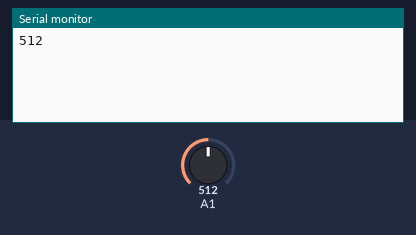
Recording of a sketch running on a simulated Arduino Uno, built for the host (arithmetic inside an expression is 32-bit, double 64-bit). On the bench: the last lines printed to the serial monitor. The test bench sets the inputs (shaded band); at power-on: A1 = 512 (analog values on the 0–1023 scale).

Above: at 2.2 s.
2.3 s: A1 set to 716
At 4.0 s:
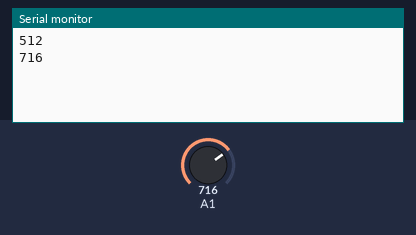
4.3 s: A1 set to 900
At 5.5 s:
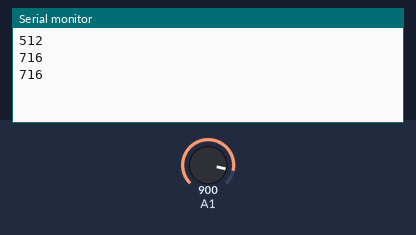
Timing chart, 0 to 7.3 s (numbered marks = the images above; inputs shaded):
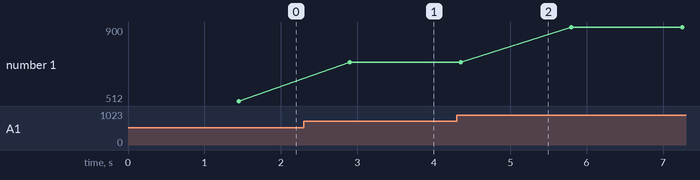

Measured:
- after the input at 2.3 s, the serial monitor: prints a new line after 0.60 s (image 1)
- plotted number 1: 512 → 716 after the input at 2.3 s, 716 → 900 after the input at 4.3 s

The sketch:

433mhz_esp32_transmitter-ntc.ino
```cpp
#include <Wire.h>
#include <RCSwitch.h>

RCSwitch rfsense = RCSwitch();

int analogvalue;

void setup()
{
	Serial.begin(9600);

  rfsense.enableTransmit(5);
  delay(1000);
  analogReadResolution(10);

}

void loop()
{
  analogvalue= analogRead(A1); // calling it pin "2" instead of A0, pin "3" instead of A1
  rfsense.send(analogvalue, 12);
  Serial.println(analogvalue);
  delay(1000);

}
```
